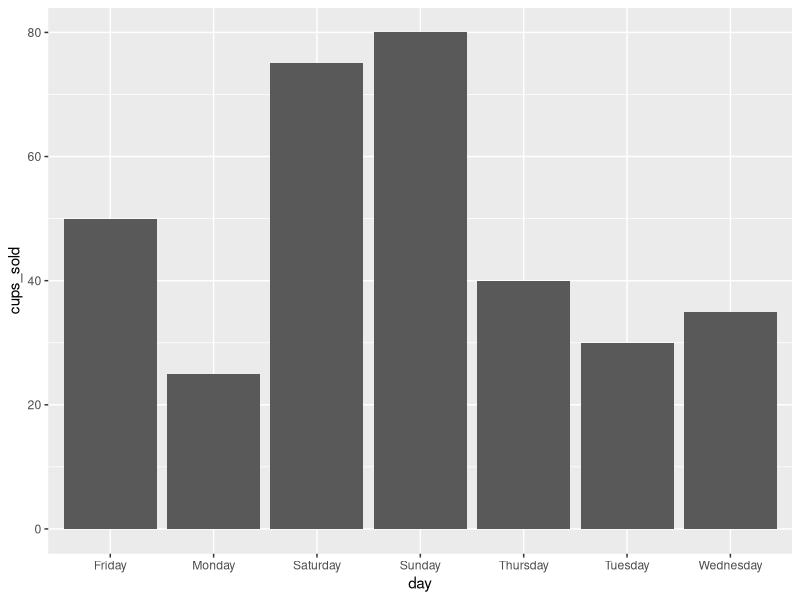
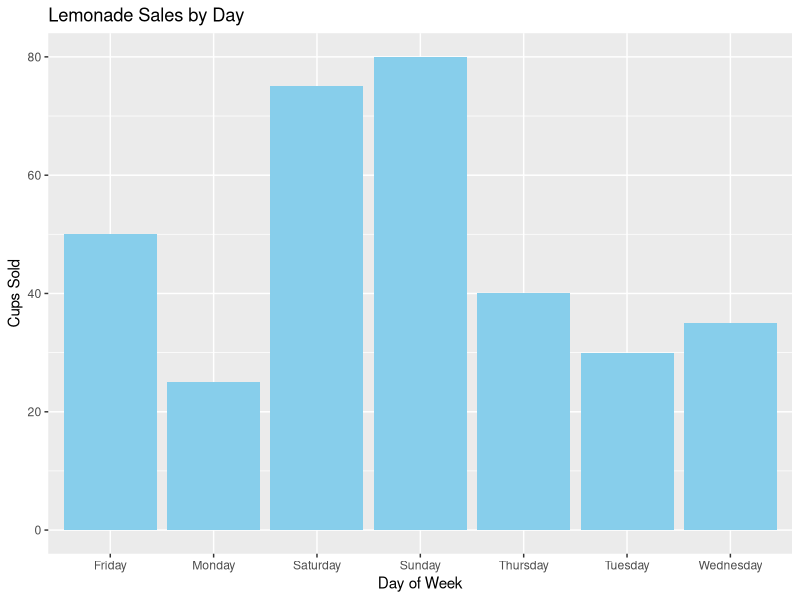
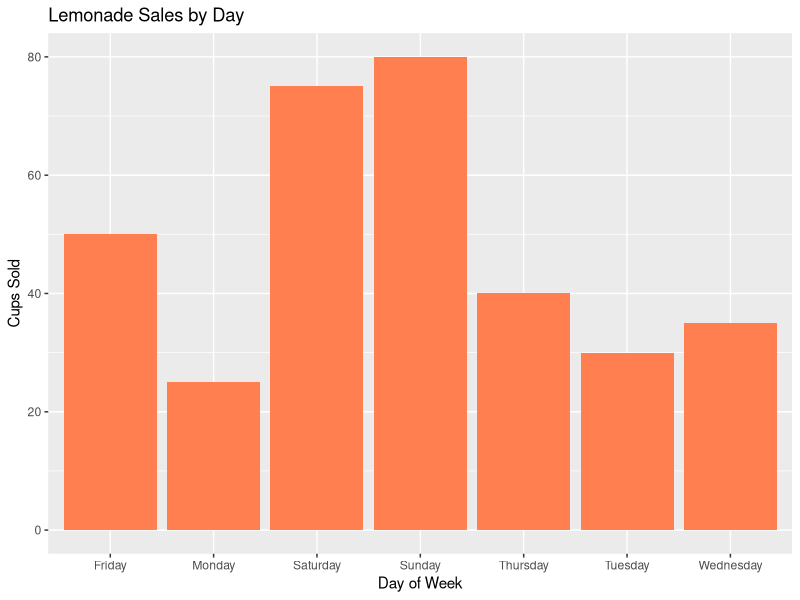
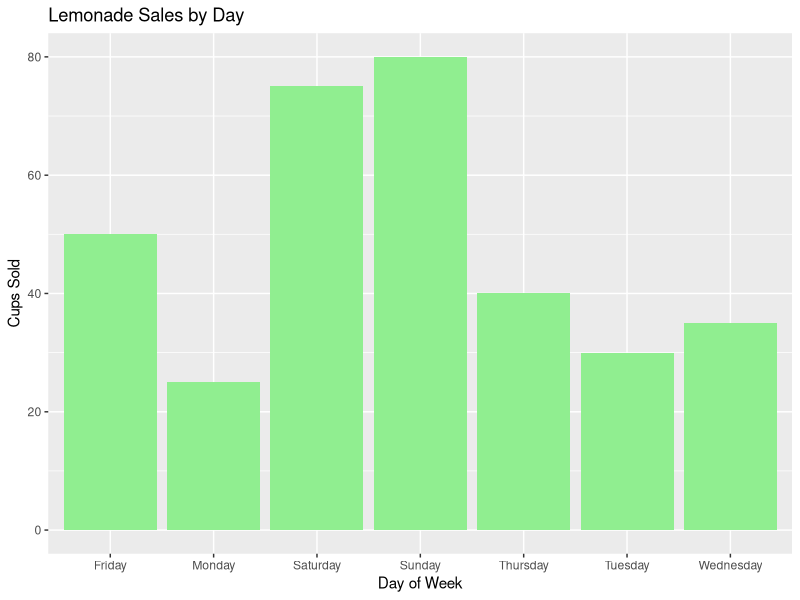
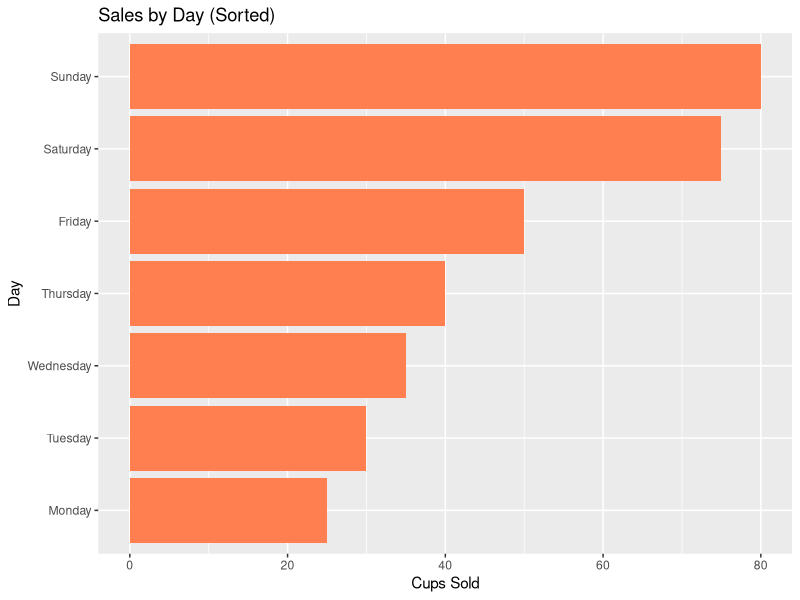
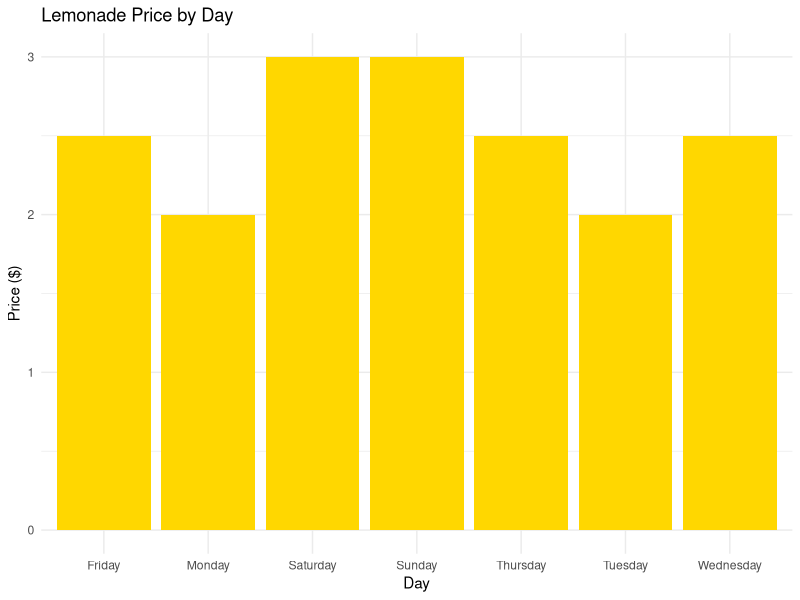
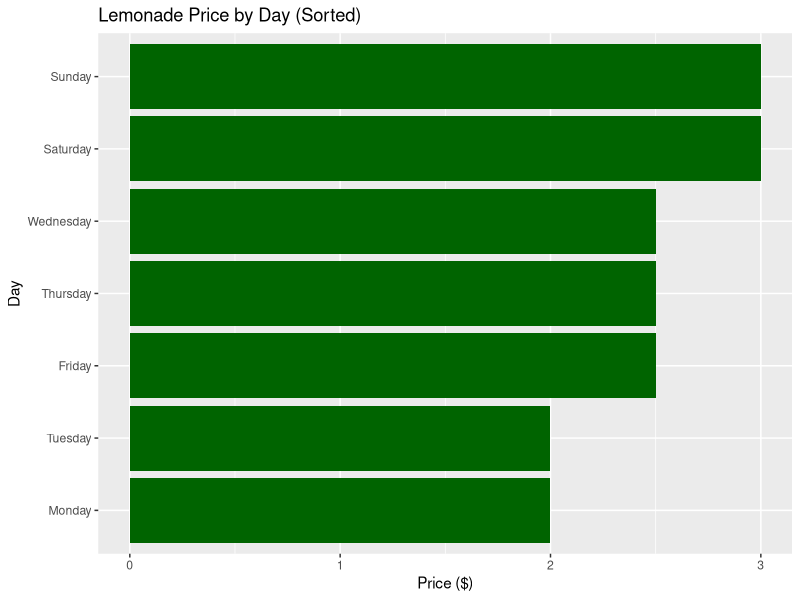
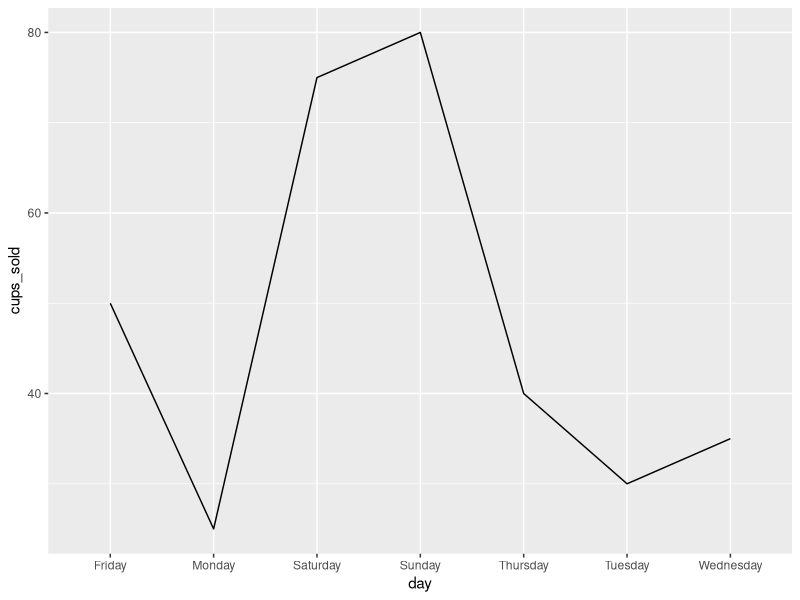

Generate these figures, in order, with R:
## ---- chunk 1
knitr::opts_chunk$set(echo = TRUE, warning = FALSE, message = FALSE, fig.width = 10, fig.height = 6)
## ---- chunk 2
# Load packages
library(tidyverse)  # This includes ggplot2!
library(patchwork)  # For combining charts

# Check if it loaded
cat("✓ Packages loaded successfully!\n")
## ---- chunk 3
# Weekly sales data
lemonade <- tibble(
  day = c("Monday", "Tuesday", "Wednesday", "Thursday", "Friday", "Saturday", "Sunday"),
  cups_sold = c(25, 30, 35, 40, 50, 75, 80),
  temperature = c(70, 75, 80, 82, 85, 90, 88),
  price = c(2.00, 2.00, 2.50, 2.50, 2.50, 3.00, 3.00)
)

# Look at the data
lemonade
## ---- chunk 4
# Basic bar chart
ggplot(data = lemonade, aes(x = day, y = cups_sold)) +
  geom_col()
## ---- chunk 5
ggplot(lemonade, aes(x = day, y = cups_sold)) +
  geom_col(fill = "skyblue") +  # Color the bars
  labs(
    title = "Lemonade Sales by Day",
    x = "Day of Week",
    y = "Cups Sold"
  )
## ---- chunk 6
# ANSWER - Coral:
ggplot(lemonade, aes(x = day, y = cups_sold)) +
  geom_col(fill = "coral") +
  labs(
    title = "Lemonade Sales by Day",
    x = "Day of Week",
    y = "Cups Sold"
  )

# ANSWER - Light Green:
ggplot(lemonade, aes(x = day, y = cups_sold)) +
  geom_col(fill = "lightgreen") +
  labs(
    title = "Lemonade Sales by Day",
    x = "Day of Week",
    y = "Cups Sold"
  )
## ---- chunk 7
ggplot(lemonade, aes(x = reorder(day, cups_sold), y = cups_sold)) +
  geom_col(fill = "coral") +
  labs(title = "Sales by Day (Sorted)", x = "Day", y = "Cups Sold") +
  coord_flip()  # Make horizontal
## ---- chunk 8
# ANSWER:
ggplot(lemonade, aes(x = day, y = price)) +
  geom_col(fill = "gold") +
  labs(
    title = "Lemonade Price by Day",
    x = "Day",
    y = "Price ($)"
  ) +
  theme_minimal()

# Alternative with sorted bars:
ggplot(lemonade, aes(x = reorder(day, price), y = price)) +
  geom_col(fill = "darkgreen") +
  labs(
    title = "Lemonade Price by Day (Sorted)",
    x = "Day",
    y = "Price ($)"
  ) +
  coord_flip()
## ---- chunk 9
ggplot(lemonade, aes(x = day, y = cups_sold)) +
  geom_line(group = 1)  # group = 1 connects all points
## ---- chunk 10
ggplot(lemonade, aes(x = day, y = cups_sold, group = 1)) +
  geom_line(color = "blue", size = 1.5) +  # Thicker blue line
  geom_point(color = "red", size = 3) +    # Add red dots
  labs(
    title = "Lemonade Sales Trend",
    x = "Day",
    y = "Cups Sold"
  ) +
  theme_minimal()  # Clean look
## ---- chunk 11
# ANSWER:
ggplot(lemonade, aes(x = day, y = temperature, group = 1)) +
  geom_line(color = "red", size = 1.5) +
  geom_point(color = "orange", size = 3) +
  labs(
    title = "Temperature Over the Week",
    x = "Day",
    y = "Temperature (°F)"
  ) +
  theme_minimal()

# Alternative with different styling:
ggplot(lemonade, aes(x = day, y = temperature, group = 1)) +
  geom_line(color = "darkred", size = 2) +
  geom_point(color = "yellow", size = 4) +
  labs(
    title = "Weekly Temperature Trend",
    subtitle = "Temperatures ranged from 70°F to 90°F",
    x = "Day of Week",
    y = "Temperature (°F)"
  ) +
  theme_classic()
## ---- chunk 12
ggplot(lemonade, aes(x = temperature, y = cups_sold)) +
  geom_point()
## ---- chunk 13
ggplot(lemonade, aes(x = temperature, y = cups_sold)) +
  geom_point(size = 4, color = "darkblue") +
  geom_smooth(method = "lm", se = FALSE, color = "red") +  # Add trend line
  labs(
    title = "Sales vs Temperature",
    x = "Temperature (°F)",
    y = "Cups Sold"
  )
## ---- chunk 14
# ANSWER:
ggplot(lemonade, aes(x = price, y = cups_sold)) +
  geom_point(size = 5, color = "purple") +
  geom_smooth(method = "lm", se = FALSE, color = "darkgreen") +
  labs(
    title = "Sales vs Price",
    x = "Price ($)",
    y = "Cups Sold"
  ) +
  theme_minimal()

# Alternative with different styling:
ggplot(lemonade, aes(x = price, y = cups_sold)) +
  geom_point(size = 5, color = "navy", alpha = 0.7) +
  geom_smooth(method = "lm", se = TRUE, color = "red", fill = "pink") +
  labs(
    title = "Relationship Between Price and Sales",
    subtitle = "Higher prices are associated with higher sales (weekend effect)",
    x = "Price per Cup ($)",
    y = "Cups Sold"
  ) +
  theme_light()
## ---- chunk 15
# Add a weekend column
lemonade <- lemonade %>%
  mutate(
    is_weekend = if_else(day %in% c("Saturday", "Sunday"), "Weekend", "Weekday")
  )

# Color by weekend
ggplot(lemonade, aes(x = day, y = cups_sold, fill = is_weekend)) +
  geom_col() +
  labs(title = "Sales: Weekday vs Weekend", fill = "Day Type")
## ---- chunk 16
# Try different themes!
p <- ggplot(lemonade, aes(x = day, y = cups_sold)) +
  geom_col(fill = "steelblue") +
  labs(title = "Lemonade Sales")

# Theme 1: Minimal (clean)
p + theme_minimal()

# Theme 2: Classic (traditional)
p + theme_classic()

# Theme 3: Dark
p + theme_dark()
## ---- chunk 17
# ANSWER - theme_bw():
ggplot(lemonade, aes(x = day, y = cups_sold)) +
  geom_col(fill = "steelblue") +
  labs(title = "Lemonade Sales") +
  theme_bw()

# ANSWER - theme_light():
ggplot(lemonade, aes(x = day, y = cups_sold)) +
  geom_col(fill = "steelblue") +
  labs(title = "Lemonade Sales") +
  theme_light()

# Bonus - combining both concepts:
ggplot(lemonade, aes(x = day, y = cups_sold, fill = is_weekend)) +
  geom_col() +
  labs(
    title = "Lemonade Sales by Day Type",
    x = "Day",
    y = "Cups Sold",
    fill = "Day Type"
  ) +
  theme_bw() +
  scale_fill_manual(values = c("Weekday" = "lightblue", "Weekend" = "coral"))
## ---- chunk 18
# Chart 1: Bar chart
p1 <- ggplot(lemonade, aes(x = day, y = cups_sold)) +
  geom_col(fill = "coral") +
  labs(title = "Cups Sold") +
  theme_minimal()

# Chart 2: Line chart
p2 <- ggplot(lemonade, aes(x = day, y = temperature, group = 1)) +
  geom_line(color = "red", size = 1.2) +
  geom_point(size = 3) +
  labs(title = "Temperature") +
  theme_minimal()

# Put them side by side
p1 | p2
## ---- chunk 19
# Put one above the other
p1 / p2
## ---- chunk 20
# ANSWER:

# Chart 1: Price line chart
price_chart <- ggplot(lemonade, aes(x = day, y = price, group = 1)) +
  geom_line(color = "darkgreen", size = 1.5) +
  geom_point(color = "gold", size = 4) +
  labs(title = "Price Trend", y = "Price ($)") +
  theme_minimal()

# Chart 2: Sales vs Temperature scatter
temp_chart <- ggplot(lemonade, aes(x = temperature, y = cups_sold)) +
  geom_point(size = 5, color = "blue") +
  geom_smooth(method = "lm", se = FALSE, color = "red") +
  labs(title = "Sales vs Temperature", x = "Temp (°F)", y = "Cups Sold") +
  theme_minimal()

# Side by side
price_chart | temp_chart

# Stacked
# price_chart / temp_chart

# Bonus - more complex layout:
p1 <- ggplot(lemonade, aes(x = day, y = cups_sold, fill = is_weekend)) +
  geom_col() +
  labs(title = "Sales by Day Type") +
  theme_minimal()

p2 <- ggplot(lemonade, aes(x = day, y = temperature, group = 1)) +
  geom_line(color = "red", size = 1.2) +
  geom_point(size = 3) +
  labs(title = "Temperature") +
  theme_minimal()

p3 <- ggplot(lemonade, aes(x = temperature, y = cups_sold)) +
  geom_point(size = 4, color = "purple") +
  geom_smooth(method = "lm", se = FALSE) +
  labs(title = "Temp vs Sales") +
  theme_minimal()

# Complex layout
(p1 | p2) / p3
## ---- chunk 21
# Create pizza shop data
pizza_shop <- tibble(
  day = c("Mon", "Tue", "Wed", "Thu", "Fri", "Sat", "Sun"),
  pizzas_sold = c(45, 52, 48, 55, 85, 120, 110),
  revenue = c(450, 520, 480, 550, 850, 1200, 1100),
  customers = c(30, 35, 32, 37, 55, 75, 70),
  day_type = c("Weekday", "Weekday", "Weekday", "Weekday", "Weekday", "Weekend", "Weekend")
)

pizza_shop
## ---- chunk 22
# ANSWER:
ggplot(pizza_shop, aes(x = day, y = pizzas_sold)) +
  geom_col(fill = "tomato") +
  labs(
    title = "Pizzas Sold Each Day",
    x = "Day of Week",
    y = "Number of Pizzas Sold"
  ) +
  theme_minimal()

# Alternative with better ordering:
pizza_shop <- pizza_shop %>%
  mutate(day = factor(day, levels = c("Mon", "Tue", "Wed", "Thu", "Fri", "Sat", "Sun")))

ggplot(pizza_shop, aes(x = day, y = pizzas_sold)) +
  geom_col(fill = "tomato") +
  labs(
    title = "Daily Pizza Sales",
    subtitle = "Weekend sales are significantly higher",
    x = "Day of Week",
    y = "Number of Pizzas Sold"
  ) +
  theme_light()
## ---- chunk 23
# ANSWER:
ggplot(pizza_shop, aes(x = day, y = revenue, group = 1)) +
  geom_line(color = "darkgreen", size = 1.5) +
  geom_point(color = "green", size = 4) +
  labs(
    title = "Weekly Revenue Trend",
    x = "Day of Week",
    y = "Revenue ($)"
  ) +
  theme_minimal()

# Alternative with enhanced styling:
ggplot(pizza_shop, aes(x = day, y = revenue, group = 1)) +
  geom_line(color = "darkgreen", size = 2) +
  geom_point(color = "gold", size = 5) +
  geom_area(alpha = 0.2, fill = "green") +
  labs(
    title = "Pizza Shop Revenue Over the Week",
    subtitle = "Saturday shows peak revenue",
    x = "Day of Week",
    y = "Revenue ($)"
  ) +
  theme_classic() +
  scale_y_continuous(labels = scales::dollar)
## ---- chunk 24
# ANSWER:
ggplot(pizza_shop, aes(x = customers, y = pizzas_sold)) +
  geom_point(size = 5, color = "navy") +
  geom_smooth(method = "lm", se = FALSE, color = "red") +
  labs(
    title = "Relationship: Customers vs Pizzas Sold",
    x = "Number of Customers",
    y = "Pizzas Sold"
  ) +
  theme_minimal()

# Alternative with labels:
library(ggrepel)
ggplot(pizza_shop, aes(x = customers, y = pizzas_sold)) +
  geom_point(size = 5, aes(color = day_type)) +
  geom_smooth(method = "lm", se = TRUE, color = "black", linetype = "dashed") +
  geom_text(aes(label = day), vjust = -1, size = 3) +
  labs(
    title = "Customer Count vs Pizzas Sold",
    subtitle = "Strong positive correlation",
    x = "Number of Customers",
    y = "Pizzas Sold",
    color = "Day Type"
  ) +
  theme_minimal()
## ---- chunk 25
# ANSWER:
ggplot(pizza_shop, aes(x = day, y = pizzas_sold, fill = day_type)) +
  geom_col() +
  labs(
    title = "Pizza Sales: Weekday vs Weekend",
    x = "Day of Week",
    y = "Pizzas Sold",
    fill = "Day Type"
  ) +
  theme_minimal()

# Alternative with custom colors:
ggplot(pizza_shop, aes(x = day, y = pizzas_sold, fill = day_type)) +
  geom_col() +
  labs(
    title = "Pizza Sales by Day Type",
    subtitle = "Weekend sales are more than double weekday sales",
    x = "Day of Week",
    y = "Pizzas Sold",
    fill = "Day Type"
  ) +
  scale_fill_manual(values = c("Weekday" = "lightblue", "Weekend" = "coral")) +
  theme_minimal() +
  theme(legend.position = "top")
## ---- chunk 26
# ANSWER:

# Create all four charts
chart1 <- ggplot(pizza_shop, aes(x = day, y = pizzas_sold)) +
  geom_col(fill = "tomato") +
  labs(title = "Daily Sales", y = "Pizzas") +
  theme_minimal() +
  theme(axis.text.x = element_text(angle = 45, hjust = 1))

chart2 <- ggplot(pizza_shop, aes(x = day, y = revenue, group = 1)) +
  geom_line(color = "darkgreen", size = 1.5) +
  geom_point(color = "green", size = 3) +
  labs(title = "Revenue Trend", y = "Revenue ($)") +
  theme_minimal() +
  theme(axis.text.x = element_text(angle = 45, hjust = 1))

chart3 <- ggplot(pizza_shop, aes(x = customers, y = pizzas_sold)) +
  geom_point(size = 4, color = "navy") +
  geom_smooth(method = "lm", se = FALSE, color = "red") +
  labs(title = "Customers vs Sales", x = "Customers", y = "Pizzas") +
  theme_minimal()

chart4 <- ggplot(pizza_shop, aes(x = day, y = pizzas_sold, fill = day_type)) +
  geom_col() +
  labs(title = "By Day Type", y = "Pizzas") +
  scale_fill_manual(values = c("Weekday" = "lightblue", "Weekend" = "coral")) +
  theme_minimal() +
  theme(
    legend.position = "bottom",
    axis.text.x = element_text(angle = 45, hjust = 1)
  )

# Combine all four charts
(chart1 | chart2) / (chart3 | chart4)

# Alternative layout
# chart1 / (chart2 | chart3) / chart4
## ---- chunk 27
weather <- tibble(
  month = c("Jan", "Feb", "Mar", "Apr", "May", "Jun"),
  avg_temp = c(32, 35, 45, 55, 65, 75),
  rainfall = c(2.5, 2.0, 3.0, 3.5, 4.0, 3.0)
)

# ANSWERS:

# Task 1: Bar chart of temperature by month
ggplot(weather, aes(x = month, y = avg_temp)) +
  geom_col(fill = "orange") +
  labs(
    title = "Average Temperature by Month",
    x = "Month",
    y = "Temperature (°F)"
  ) +
  theme_minimal()

# Task 2: Line chart of rainfall
ggplot(weather, aes(x = month, y = rainfall, group = 1)) +
  geom_line(color = "blue", size = 1.5) +
  geom_point(color = "darkblue", size = 3) +
  labs(
    title = "Monthly Rainfall",
    x = "Month",
    y = "Rainfall (inches)"
  ) +
  theme_minimal()

# Task 3: Scatter plot: temp vs rainfall
ggplot(weather, aes(x = avg_temp, y = rainfall)) +
  geom_point(size = 5, color = "purple") +
  labs(
    title = "Temperature vs Rainfall",
    x = "Average Temperature (°F)",
    y = "Rainfall (inches)"
  ) +
  theme_minimal()

# Bonus - all combined:
w1 <- ggplot(weather, aes(x = month, y = avg_temp)) +
  geom_col(fill = "orange") +
  labs(title = "Temperature") +
  theme_minimal()

w2 <- ggplot(weather, aes(x = month, y = rainfall, group = 1)) +
  geom_line(color = "blue", size = 1.2) +
  geom_point(size = 3) +
  labs(title = "Rainfall") +
  theme_minimal()

w3 <- ggplot(weather, aes(x = avg_temp, y = rainfall)) +
  geom_point(size = 4, color = "purple") +
  labs(title = "Temp vs Rain") +
  theme_minimal()

(w1 | w2) / w3
## ---- chunk 28
grades <- tibble(
  student = c("Alice", "Bob", "Charlie", "Diana", "Eve"),
  math = c(85, 92, 78, 95, 88),
  science = c(90, 85, 82, 98, 91)
)

# ANSWERS:

# Task 1: Bar chart of math grades
ggplot(grades, aes(x = student, y = math)) +
  geom_col(fill = "steelblue") +
  labs(
    title = "Math Grades by Student",
    x = "Student",
    y = "Grade"
  ) +
  theme_minimal()

# Task 2: Scatter plot: math vs science
ggplot(grades, aes(x = math, y = science)) +
  geom_point(size = 5, color = "darkred") +
  geom_smooth(method = "lm", se = FALSE, color = "blue") +
  labs(
    title = "Math vs Science Grades",
    x = "Math Grade",
    y = "Science Grade"
  ) +
  theme_minimal()

# Task 3: Compare both subjects side by side
# First, reshape the data
grades_long <- grades %>%
  pivot_longer(
    cols = c(math, science),
    names_to = "subject",
    values_to = "grade"
  )

ggplot(grades_long, aes(x = student, y = grade, fill = subject)) +
  geom_col(position = "dodge") +
  labs(
    title = "Math and Science Grades Comparison",
    x = "Student",
    y = "Grade",
    fill = "Subject"
  ) +
  scale_fill_manual(values = c("math" = "lightblue", "science" = "lightgreen")) +
  theme_minimal()

# Alternative - faceted view:
ggplot(grades_long, aes(x = student, y = grade, fill = subject)) +
  geom_col() +
  facet_wrap(~subject) +
  labs(
    title = "Student Grades by Subject",
    x = "Student",
    y = "Grade"
  ) +
  theme_minimal() +
  theme(legend.position = "none")
## ---- chunk 29
sessionInfo()
